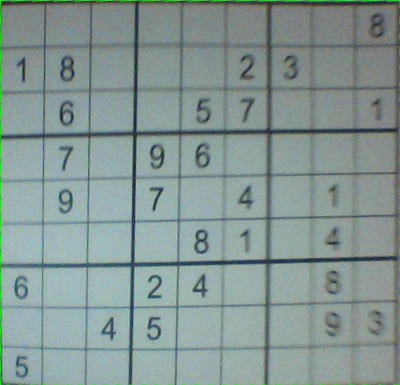
#> input picture out.png, 400 x 385 px
$ python remove_lines_out.py
#> lines starting #> are read from the running program, lines starting #| are printed output that depends on the picture; after the words box and inside, x2 and y2 are one past the last pixel; in counts of white or black regions, pixels touching at a corner belong together
import cv2
import numpy as np

img = cv2.imread("out.png") # ('sudoku.png')
#> img is the input picture: shape (385, 400, 3); mean B, G, R 147.7, 151, 132.9

img1 = img
gray = cv2.cvtColor(img1, cv2.COLOR_BGR2GRAY)
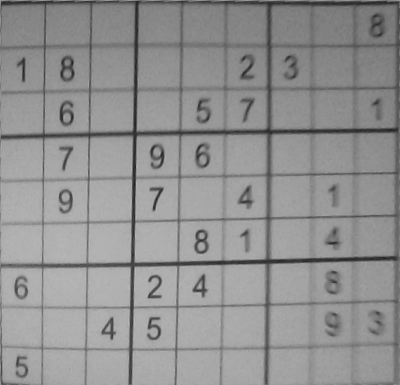
#> gray: shape (385, 400); min 31, max 187, mean 145.2
# gray = cv2.GaussianBlur(gray, (3, 3), 0)
# ret, im_th = cv2.threshold(gray, 90, 90, cv2.THRESH_BINARY_INV)
im_th = cv2.adaptiveThreshold(gray,255,cv2.ADAPTIVE_THRESH_GAUSSIAN_C,\
            cv2.THRESH_BINARY_INV,35,12)
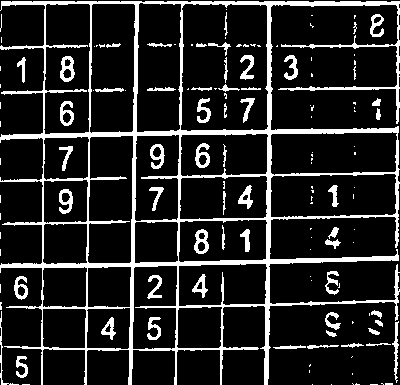
#> im_th: shape (385, 400); 14.7% white; 135 white regions (78 under 20 px), largest, box (x1, y1, x2, y2) and area: (0, 1, 400, 385) 16368, (60, 56, 75, 82) 219, (194, 229, 209, 254) 209

edges = cv2.Canny(im_th, 1, 1, apertureSize = 3)
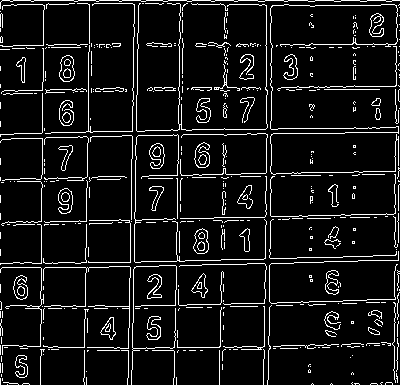
#> edges: shape (385, 400); 8.5% white in thin lines or dots
cv2.imshow("im_th", im_th)
cv2.waitKey()
shape = gray.shape
#> shape = (385, 400)
lines = cv2.HoughLines(edges,1,np.pi/3600,100)
#> lines = 395 rows, first 8: [0, 1.57], [138, 0.0175], [134, 0.0166], [43, 0.00785], [89, 0.014], [222, 1.55], [180, 0.0157], [223, 1.55]

for i in range(len(lines)):
	for rho,theta in lines[i]:
	    a = np.cos(theta)
	    b = np.sin(theta)
	    x0 = a*rho
	    y0 = b*rho
	    x1 = int(x0 + (1000)*(-b)) # shape[0]
	    y1 = int(y0 + (1000)*(a))  # shape[1]
	    x2 = int(x0 - (1000)*(-b))
	    y2 = int(y0 - (1000)*(a))
	    # print(x1, y1, x2, y2)

	    # cv2.line(img1, (x1,y1),(x2,y2),(255,255,255),3) # 2 points ,color, thikness
	    cv2.line(im_th, (x1,y1),(x2,y2),(0,0,0),2)
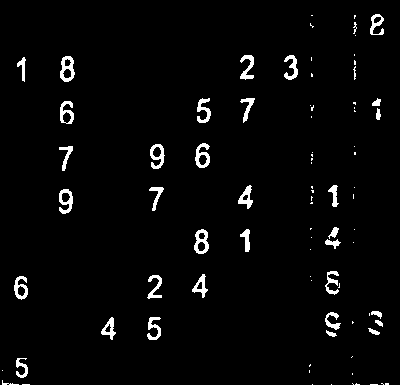
#> im_th: shape (385, 400); 3% white; 85 white regions (49 under 20 px), largest, box (x1, y1, x2, y2) and area: (60, 56, 75, 82) 219, (194, 229, 209, 254) 209, (195, 143, 210, 168) 201

# [11 lines of commented-out code are left out]
print(im_th.shape)
#| (385, 400)
cv2.imshow("gray", im_th)
cv2.imwrite("out_free_of_lines.png", im_th)
cv2.waitKey()
